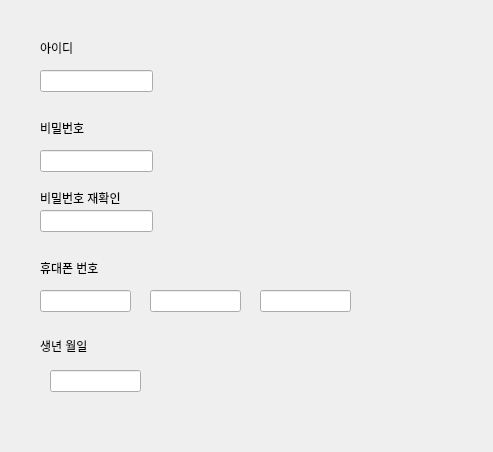
<?xml version="1.0" encoding="UTF-8"?>
<ui version="4.0">
 <class>JoinmembershipForm</class>
 <widget class="QWidget" name="JoinmembershipForm">
  <property name="geometry">
   <rect>
    <x>0</x>
    <y>0</y>
    <width>493</width>
    <height>452</height>
   </rect>
  </property>
  <property name="windowTitle">
   <string>Form</string>
  </property>
  <widget class="QLabel" name="label">
   <property name="geometry">
    <rect>
     <x>40</x>
     <y>40</y>
     <width>48</width>
     <height>16</height>
    </rect>
   </property>
   <property name="text">
    <string>아이디</string>
   </property>
  </widget>
  <widget class="QLabel" name="label_2">
   <property name="geometry">
    <rect>
     <x>40</x>
     <y>120</y>
     <width>48</width>
     <height>16</height>
    </rect>
   </property>
   <property name="text">
    <string>비밀번호</string>
   </property>
  </widget>
  <widget class="QLabel" name="label_3">
   <property name="geometry">
    <rect>
     <x>40</x>
     <y>190</y>
     <width>91</width>
     <height>16</height>
    </rect>
   </property>
   <property name="text">
    <string>비밀번호 재확인</string>
   </property>
  </widget>
  <widget class="QLineEdit" name="lineEdit">
   <property name="geometry">
    <rect>
     <x>40</x>
     <y>70</y>
     <width>113</width>
     <height>22</height>
    </rect>
   </property>
  </widget>
  <widget class="QLineEdit" name="lineEdit_2">
   <property name="geometry">
    <rect>
     <x>40</x>
     <y>150</y>
     <width>113</width>
     <height>22</height>
    </rect>
   </property>
  </widget>
  <widget class="QLineEdit" name="lineEdit_3">
   <property name="geometry">
    <rect>
     <x>40</x>
     <y>210</y>
     <width>113</width>
     <height>22</height>
    </rect>
   </property>
  </widget>
  <widget class="QLineEdit" name="lineEdit_4">
   <property name="geometry">
    <rect>
     <x>40</x>
     <y>290</y>
     <width>91</width>
     <height>22</height>
    </rect>
   </property>
  </widget>
  <widget class="QLabel" name="label_4">
   <property name="geometry">
    <rect>
     <x>40</x>
     <y>260</y>
     <width>81</width>
     <height>16</height>
    </rect>
   </property>
   <property name="text">
    <string>휴대폰 번호</string>
   </property>
  </widget>
  <widget class="QLineEdit" name="lineEdit_5">
   <property name="geometry">
    <rect>
     <x>150</x>
     <y>290</y>
     <width>91</width>
     <height>22</height>
    </rect>
   </property>
  </widget>
  <widget class="QLineEdit" name="lineEdit_6">
   <property name="geometry">
    <rect>
     <x>260</x>
     <y>290</y>
     <width>91</width>
     <height>22</height>
    </rect>
   </property>
  </widget>
  <widget class="QLabel" name="label_5">
   <property name="geometry">
    <rect>
     <x>40</x>
     <y>330</y>
     <width>81</width>
     <height>31</height>
    </rect>
   </property>
   <property name="text">
    <string>생년 월일</string>
   </property>
  </widget>
  <widget class="QLineEdit" name="lineEdit_7">
   <property name="geometry">
    <rect>
     <x>50</x>
     <y>370</y>
     <width>91</width>
     <height>22</height>
    </rect>
   </property>
  </widget>
 </widget>
 <resources/>
 <connections/>
</ui>
